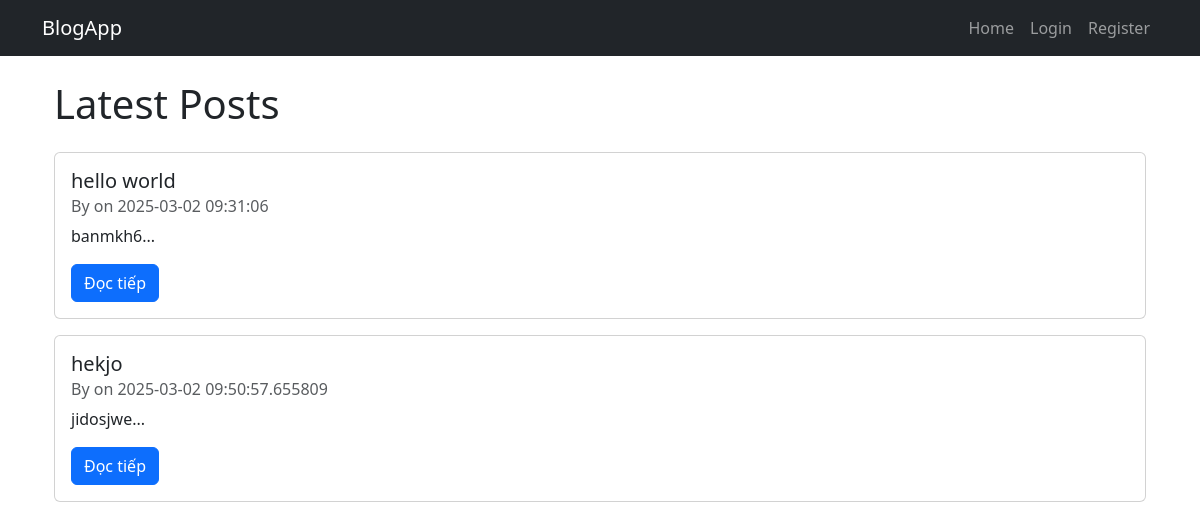
Before: / with the older database file.
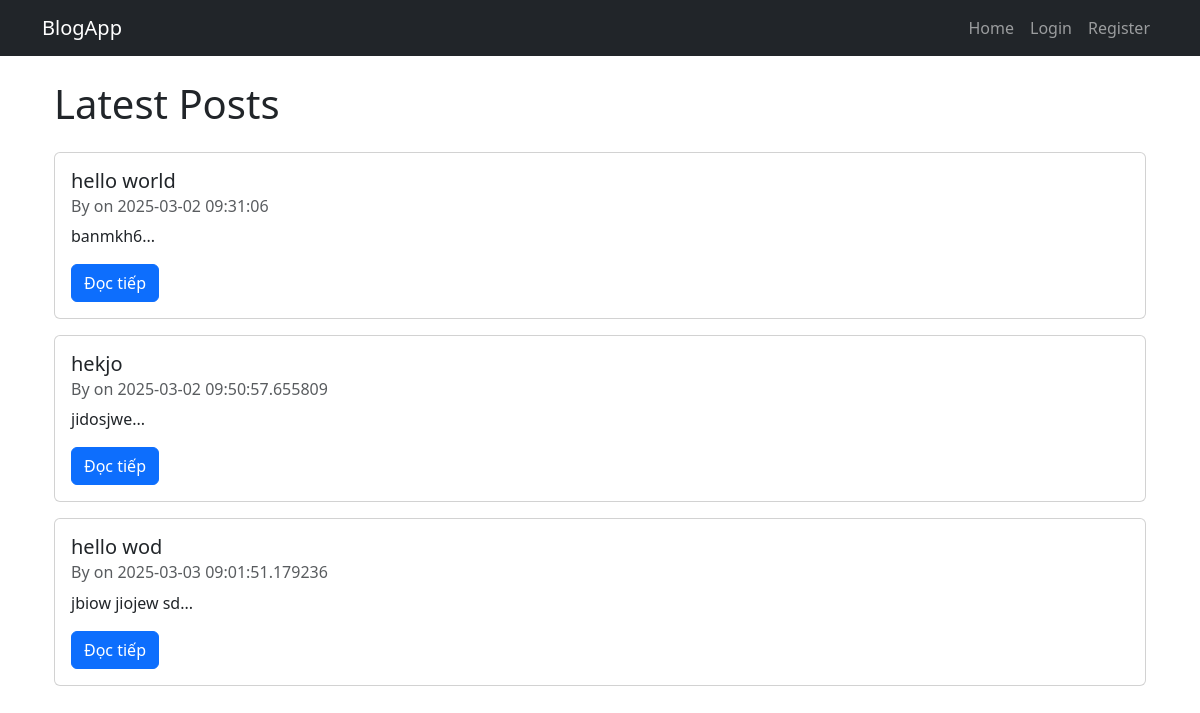
After: the same page with the newer database file.
### tables this page shows
CREATE TABLE posts (
            id INTEGER PRIMARY KEY AUTOINCREMENT,
            title TEXT NOT NULL,
            content TEXT NOT NULL,
            user_id INTEGER NOT NULL,
            date_posted TIMESTAMP DEFAULT CURRENT_TIMESTAMP,
            FOREIGN KEY (user_id) REFERENCES users(id) ON DELETE CASCADE
        );

### app/routes.py (the view)
@main.route("/")
def home():
    print(current_user.is_authenticated)
    db = get_db()
    posts = db.execute("SELECT * FROM posts").fetchall()
    return render_template("index.html", posts=posts,current_user = current_user)

### app/db.py (called while the page is built)
def get_db():
    if "db" not in g:
        g.db = sqlite3.connect(DATABASE)
        g.db.row_factory = sqlite3.Row  # Trả về dict thay vì tuple
    return g.db

### app/templates/index.html (shortened to what this page needs)
{% extends "base.html" %}
{% block content %}
    <div class="container">
        <h1 class="mb-4">Latest Posts</h1>
        {% for post in posts %}
        <div class="card mb-3">
            <div class="card-body">
                <h5 class="card-title">{{ post.title }}</h5>
                <h6 class="card-subtitle text-muted">
                    By {{ post.author }} on {{ post.date_posted }}
                </h6>
                <p class="card-text mt-2">
                    {{ post.content[:200] }}...
                </p>
                <a href="{{ url_for('main.post_detail', post_id=post.id) }}" class="btn btn-primary">Đọc tiếp</a>
            </div>
        </div>
    {% else %}
        <p>Không có bài viết nào.</p>
    {% endfor %}
    </div>
{% endblock %}

### app/templates/base.html (shortened to what this page needs)
<!DOCTYPE html>
<html lang="en">
<head>
    <link rel="stylesheet" href="https://cdn.jsdelivr.net/npm/bootstrap@5.3.0/dist/css/bootstrap.min.css">
    <link rel="stylesheet" href="{{ url_for('static', filename='css/style.css') }}">
</head>
<body>
    <nav class="navbar navbar-expand-lg navbar-dark bg-dark">
        <div class="container">
            <a class="navbar-brand" href="{{ url_for('main.home') }}">BlogApp</a>
            <div class="collapse navbar-collapse" id="navbarNav">
                <ul class="navbar-nav ms-auto">
                    <li class="nav-item"><a class="nav-link" href="{{ url_for('main.home') }}">Home</a></li>
                    {% if current_user.is_authenticated %}
                        {% if current_user.is_admin %}
                        <li class="nav-item"><a class="nav-link" href="{{ url_for('main.admin_users') }}">Quản lý User</a></li>
                        {% endif %}
                        <li class="nav-item"><a class="nav-link" href="{{ url_for('main.logout') }}">Logout</a></li>
                    {% else %}
                        <li class="nav-item"><a class="nav-link" href="{{ url_for('main.login') }}">Login</a></li>
                        <li class="nav-item"><a class="nav-link" href="{{ url_for('main.register') }}">Register</a></li>
                    {% endif %}
                </ul>
            </div>
        </div>
    </nav>
    <div class="container mt-4">
        {% block content %}{% endblock %}
    </div>
</body>
</html>

Changed rows visible on the page:
added posts: title "hello wod", date_posted "2025-03-03 09:01:51.179236", content "jbiow jiojew sd"
